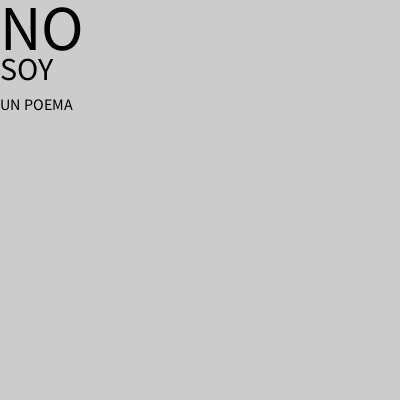
Frame 1 (no input)
Frame 60 (the mouse pressed at the canvas centre just before this capture): identical to frame 1, image omitted
Frame 120 (the mouse held since frame 60 and released just before this capture): identical to frame 1, image omitted

The Processing sketch that drew this single still picture (run headless with seeded random() and noise(); from frame 60 on, the mouse is pressed at the canvas centre):

// Processing sketch: ejercicio2
// ── ejercicio2.pde
void setup(){
  size(400,400);
  fill(0);
  textSize(64);
  text("NO", 0, 50);
  textSize(32); 
  text("SOY", 0, 80);
  textSize(16);
  text("UN POEMA", 0, 110);
}
void draw(){
}
